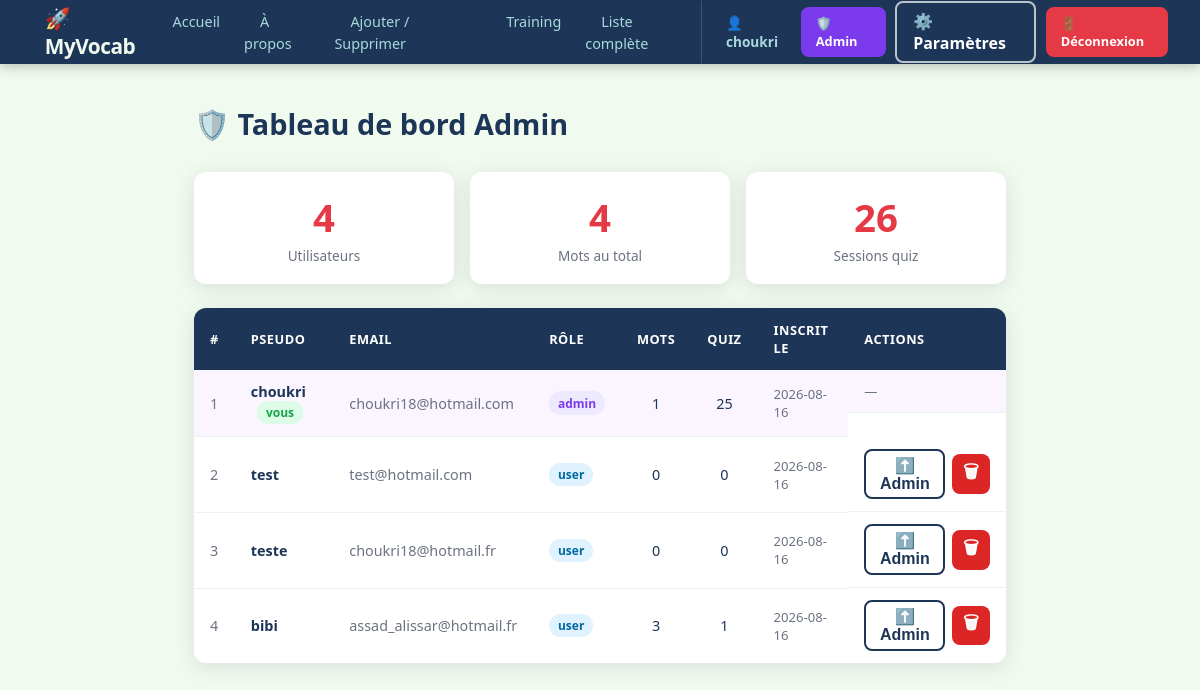
The page /admin (signed in) on the database its author committed.
### tables this page shows
CREATE TABLE users (
                id         INTEGER PRIMARY KEY AUTOINCREMENT,
                username   TEXT    NOT NULL UNIQUE,
                email      TEXT    NOT NULL UNIQUE,
                password   TEXT    NOT NULL,
                role       TEXT    NOT NULL DEFAULT 'user',
                created_at TIMESTAMP DEFAULT CURRENT_TIMESTAMP
            );

### server.py (the view)
@app.route("/admin")
@admin_required
def admin_dashboard():
    db = get_db()
    users = db.execute("""
        SELECT u.id, u.username, u.email, u.role, u.created_at,
               COUNT(DISTINCT w.id)  AS word_count,
               COUNT(DISTINCT q.id)  AS quiz_count
        FROM users u
        LEFT JOIN words w         ON w.user_id = u.id
        LEFT JOIN quiz_sessions q ON q.user_id = u.id
        GROUP BY u.id
        ORDER BY u.created_at ASC
    """).fetchall()
    global_stats = db.execute("""
        SELECT
            (SELECT COUNT(*) FROM users)         AS total_users,
            (SELECT COUNT(*) FROM words)          AS total_words,
            (SELECT COUNT(*) FROM quiz_sessions)  AS total_sessions
    """).fetchone()
    return render_template("admin.html", users=users, stats=global_stats)

### server.py (called while the page is built)
def get_db():
    if "db" not in g:
        g.db = sqlite3.connect(DB_PATH, timeout=10, check_same_thread=False)
        g.db.row_factory = sqlite3.Row
        g.db.execute("PRAGMA journal_mode=WAL")
    return g.db

def admin_required(f):
    @wraps(f)
    def decorated(*args, **kwargs):
        if "user_id" not in session:
            flash("Connecte-toi pour accéder à cette page.", "warning")
            return redirect(url_for("login_page"))
        if session.get("role") != "admin":
            flash("Accès réservé à l'administrateur.", "error")
            return redirect(url_for("index"))
        return f(*args, **kwargs)
    return decorated

### templates/admin.html (shortened to what this page needs)
{% extends "base.html" %}
{% block body_class %}page-about{% endblock %}
{% block content %}
<div class="page-container">
  <h2 class="page-title">🛡️ Tableau de bord Admin</h2>
  <div class="admin-stats-bar">
    <div class="admin-stat-box">
      <div class="admin-stat-num">{{ stats.total_users }}</div>
      <div class="admin-stat-label">Utilisateurs</div>
    </div>
    <div class="admin-stat-box">
      <div class="admin-stat-num">{{ stats.total_words }}</div>
      <div class="admin-stat-label">Mots au total</div>
    </div>
    <div class="admin-stat-box">
      <div class="admin-stat-num">{{ stats.total_sessions }}</div>
      <div class="admin-stat-label">Sessions quiz</div>
    </div>
  </div>
  <div class="card-panel" style="padding:0; overflow:hidden;">
    <table class="admin-table">
      <thead>
        <tr>
          <th>#</th>
          <th>Pseudo</th>
          <th>Email</th>
          <th>Rôle</th>
          <th>Mots</th>
          <th>Quiz</th>
          <th>Inscrit le</th>
          <th>Actions</th>
        </tr>
      </thead>
      <tbody>
        {% for u in users %}
        <tr class="{% if u.role == 'admin' %}admin-row{% endif %}">
          <td class="muted">{{ u.id }}</td>
          <td>
            <strong>{{ u.username }}</strong>
            {% if u.id == session['user_id'] %}
              <span class="badge badge-you">vous</span>
            {% endif %}
          </td>
          <td class="muted">{{ u.email }}</td>
          <td>
            <span class="badge {% if u.role == 'admin' %}badge-admin{% else %}badge-user{% endif %}">
              {{ u.role }}
            </span>
          </td>
          <td class="center">{{ u.word_count }}</td>
          <td class="center">{{ u.quiz_count }}</td>
          <td class="muted small">{{ u.created_at[:10] }}</td>
          <td class="actions-cell">
            {% if u.id != session['user_id'] %}
              <form method="POST" action="/admin/users/{{ u.id }}/toggle-role" style="display:inline"
                    onsubmit="return confirm('Changer le rôle de {{ u.username }} en {% if u.role == "admin" %}utilisateur{% else %}admin{% endif %} ?')">
                <button type="submit" class="btn btn-outline btn-xs" data-testid="btn-toggle-role-{{ u.id }}">
                  {% if u.role == 'admin' %}⬇️ User{% else %}⬆️ Admin{% endif %}
                </button>
              </form>
              <button class="btn btn-danger btn-xs"
                      onclick="confirmDelete({{ u.id }}, '{{ u.username }}')"
                      data-testid="btn-delete-user-{{ u.id }}">
                🗑
              </button>
            {% else %}
              <span class="muted small">—</span>
            {% endif %}
          </td>
        </tr>
        {% endfor %}
      </tbody>
    </table>
  </div>
</div>
{% endblock %}

### templates/base.html (shortened to what this page needs)
<!DOCTYPE html>
<html lang="fr">
<head>
  <link rel="stylesheet" href="{{ url_for('static', filename='css/style.css') }}" />
</head>
<body class="{% block body_class %}{% endblock %}">
  <nav class="navbar">
    <a class="nav-logo" href="/">🚀 MyVocab</a>
    <ul class="nav-links">
      <li><a href="/"         class="{% if request.path == '/' %}active{% endif %}">Accueil</a></li>
      <li><a href="/about"    class="{% if request.path == '/about' %}active{% endif %}">À propos</a></li>
      <li><a href="/add"      class="{% if request.path == '/add' %}active{% endif %}">Ajouter / Supprimer</a></li>
      <li><a href="/training" class="{% if request.path == '/training' %}active{% endif %}">Training</a></li>
      <li><a href="/list"     class="{% if request.path == '/list' %}active{% endif %}">Liste complète</a></li>
    </ul>
    <div class="nav-auth">
      {% if session.get('username') %}
        <span class="nav-user">👤 {{ session['username'] }}</span>
        {% if session.get('role') == 'admin' %}
          <a href="/admin" class="btn btn-admin btn-sm">🛡️ Admin</a>
        {% endif %}
        <a href="/settings" class="btn btn-outline btn-sm nav-settings">⚙️ Paramètres</a>
        <a href="/logout" class="btn btn-logout btn-sm">🚪 Déconnexion</a>
      {% else %}
        <a href="/login"    class="btn btn-outline btn-sm">Connexion</a>
        <a href="/register" class="btn btn-primary btn-sm">S'inscrire</a>
      {% endif %}
    </div>
  </nav>
  <main>
    {% block content %}{% endblock %}
  </main>
</body>
</html>

### static/css/style.css (style rules this page uses)
:root { --red: #e63946; --red-dark: #c1121f; --blue: #1d3557; --blue-mid: #457b9d; --blue-light: #a8dadc; --white: #f1faee; --card-bg: #ffffff; --text: #1d3557; --muted: #6b7280; --radius: 12px; --shadow: 0 4px 20px rgba(29, 53, 87, 0.12); }
*, *::before, *::after { box-sizing: border-box; margin: 0; padding: 0; }
body { font-family: 'Segoe UI', system-ui, -apple-system, sans-serif; color: var(--text); background: var(--white); min-height: 100vh; }
.navbar { display: flex; align-items: center; justify-content: space-between; padding: 0 2rem; height: 64px; background: var(--blue); box-shadow: 0 2px 12px rgba(0,0,0,.25); position: sticky; top: 0; z-index: 100; }
.nav-logo { color: var(--white); font-size: 1.3rem; font-weight: 700; text-decoration: none; letter-spacing: -0.5px; margin-left: 0.8rem; }
.nav-links { list-style: none; display: flex; gap: 0.5rem; }
.nav-links a { color: var(--blue-light); text-decoration: none; padding: 0.45rem 1rem; border-radius: 8px; font-size: 0.9rem; font-weight: 500; transition: background 0.2s, color 0.2s; }
.page-container { max-width: 860px; margin: 0 auto; padding: 2.5rem 1.5rem 4rem; position: relative; z-index: 2; }
.page-title { font-size: 1.8rem; font-weight: 800; color: var(--blue); margin-bottom: 1.8rem; }
.card-panel { background: var(--card-bg); border-radius: var(--radius); padding: 1.8rem; box-shadow: var(--shadow); margin-bottom: 1.5rem; }
.btn { display: inline-flex; align-items: center; gap: 0.4rem; padding: 0.6rem 1.4rem; border: none; border-radius: 8px; font-size: 0.9rem; font-weight: 600; cursor: pointer; text-decoration: none; transition: transform 0.15s, box-shadow 0.15s, opacity 0.15s; }
.btn-danger { background: #ef4444; color: #fff; }
.btn-outline { background: transparent; color: #fff; border: 2px solid rgba(255,255,255,0.7); }
.btn-sm { padding: 0.3rem 0.8rem; font-size: 0.8rem; }
.nav-auth { display: flex; align-items: center; gap: 0.6rem; margin-left: auto; padding-left: 1.5rem; border-left: 1px solid rgba(255,255,255,0.15); }
.nav-user { color: var(--blue-light); font-size: 0.85rem; font-weight: 600; }
.btn-logout { background: var(--red); color: #fff; border: 2px solid var(--red); }
.nav-settings { font-size: 1rem !important; padding: 0.45rem 1rem !important; }
.btn-admin { background: #7c3aed; color: #fff; border: 2px solid #7c3aed; }
.admin-stats-bar { display: grid; grid-template-columns: repeat(3, 1fr); gap: 1rem; margin-bottom: 1.5rem; }
.admin-stat-box { background: var(--card-bg); border-radius: var(--radius); padding: 1.2rem; text-align: center; box-shadow: var(--shadow); }
.admin-stat-num { font-size: 2.4rem; font-weight: 900; color: var(--red); }
.admin-stat-label { font-size: 0.85rem; color: var(--muted); margin-top: 0.2rem; }
.admin-table { width: 100%; border-collapse: collapse; font-size: 0.9rem; }
.admin-table th { background: var(--blue); color: #fff; padding: 0.8rem 1rem; text-align: left; font-weight: 600; font-size: 0.8rem; text-transform: uppercase; letter-spacing: 0.5px; }
.admin-table td { padding: 0.75rem 1rem; border-bottom: 1px solid #eef1f7; vertical-align: middle; }
.admin-table tr:last-child td { border-bottom: none; }
.admin-row td { background: #faf5ff; }
.badge { display: inline-block; padding: 0.2rem 0.55rem; border-radius: 20px; font-size: 0.75rem; font-weight: 700; }
.badge-admin { background: #ede9fe; color: #7c3aed; }
.badge-user { background: #e0f2fe; color: #0369a1; }
.badge-you { background: #dcfce7; color: #16a34a; margin-left: 0.4rem; }
.actions-cell { display: flex; gap: 0.4rem; align-items: center; }
.btn-xs { padding: 0.3rem 0.8rem !important; font-size: 0.9rem !important; }
.btn-xs.btn-danger { background: #dc2626; color: #fff; font-size: 1.1rem !important; padding: 0.3rem 0.7rem !important; }
.btn-xs.btn-outline { font-size: 1rem !important; padding: 0.3rem 0.7rem !important; color: var(--blue); border: 2px solid var(--blue); background: transparent; }
.center { text-align: center; }
.muted { color: var(--muted); }
.small { font-size: 0.82rem; }
.page-about { background: var(--white); }

### rows shown on the page
users: username "choukri", id "1", shows "vous", email "choukri18@hotmail.com", role "admin", word_count "1", quiz_count "25", created_at "2026-08-16"
users: id "2", username "test", email "test@hotmail.com", role "user", word_count "0", quiz_count "0", created_at "2026-08-16", shows "⬆️ Admin"
users: id "3", username "teste", email "choukri18@hotmail.fr", role "user", word_count "0", quiz_count "0", created_at "2026-08-16", shows "⬆️ Admin"
users: id "4", username "bibi", email "assad_alissar@hotmail.fr", role "user", word_count "3", quiz_count "1", created_at "2026-08-16", shows "⬆️ Admin"

### other values the page prints
{{ stats.total_users }} "4"
{{ stats.total_words }} "4"
{{ stats.total_sessions }} "26"
